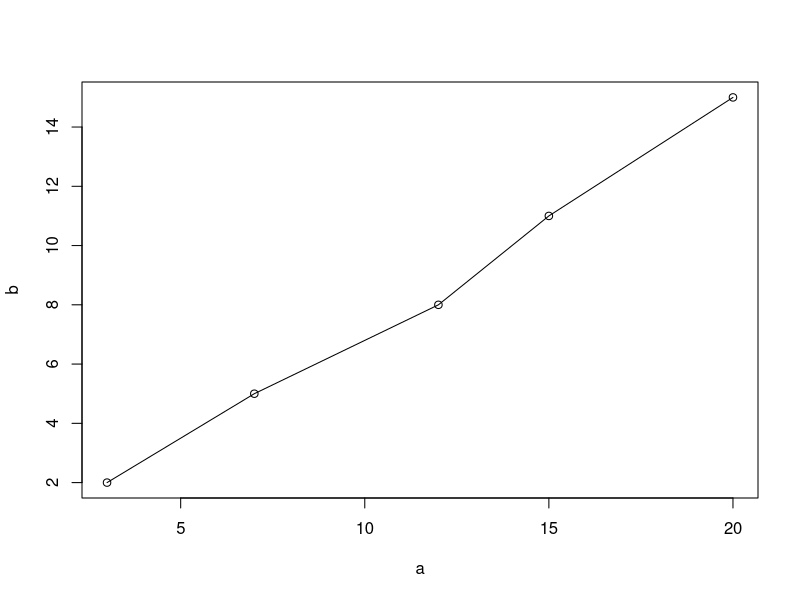
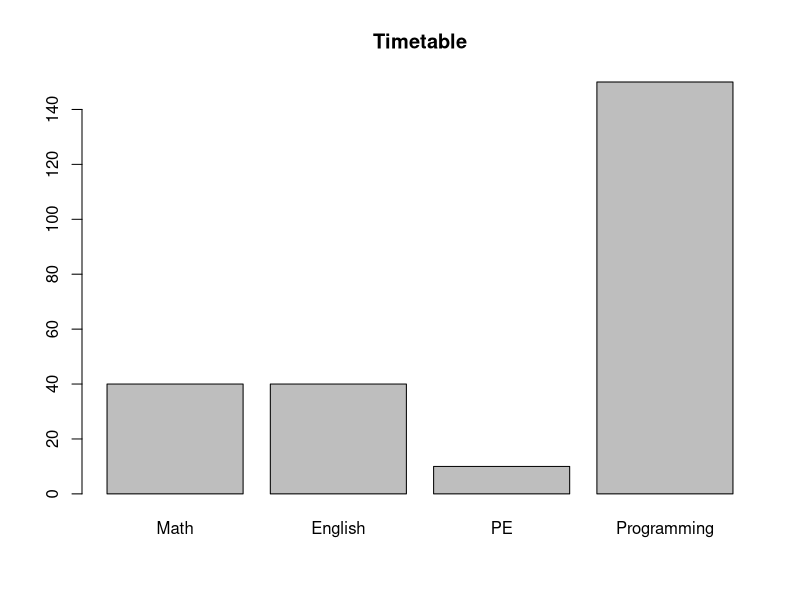

Write the R code that produced these figures, in order.
## ---- chunk 1
35 + 777  
13 * 47  
675 * 15  
849 * 629

## ---- chunk 2
  11111111 * 11111111  
## ---- chunk 3
a <- c(3, 7, 12, 15, 20)
b <- c(2, 5, 8, 11, 15)
a * b
## ---- chunk 4
plot(a, b, type = "p", xlab = "a", ylab = "b")
lines(a, b)
## ---- chunk 5
time <- c("Math" = 40, "English" = 40, "PE" = 10, "Programming" = 150)
barplot(time, main = "Timetable")
## ---- chunk 6
drinks <- rnorm(10000, mean = 450, sd = 4)
mean(drinks > 455)
